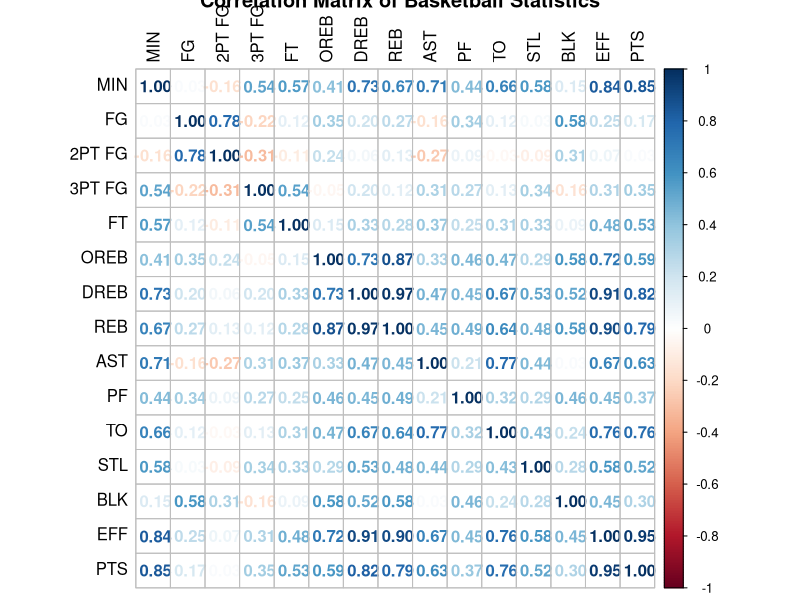

Reproduce this figure in R.
## ---- chunk 1
options(contrasts=c("contr.treatment","contr.treatment"))

if(!is.null(dev.list())) dev.off()
rm(list = ls())

library(readxl)
library(corrplot)
## ---- chunk 2
df <- read_excel("data_Eurobasket_2025.xlsx")

df <- as.data.frame(df)

rownames(df) <- df$PLAYER

df <- df[,-1] # remove player column after setting it as a rowname
## ---- chunk 3
summary(df)

df$Team <- as.factor(df$Team)

df$Position <- as.factor(df$Position)

str(df)
## ---- chunk 4
requested_var <- c("Position", "MIN", "FG", "2PT FG", "3PT FG", "FT", "OREB", "DREB", "REB", "AST", "PF", "TO", "STL", "BLK", "EFF", "PTS")

df_subset <- df[,requested_var]

cor_matrix <- cor(df_subset[,-1])

corrplot(cor_matrix, method = "number", tl.col = "black", title = "Correlation Matrix of Basketball Statistics")
